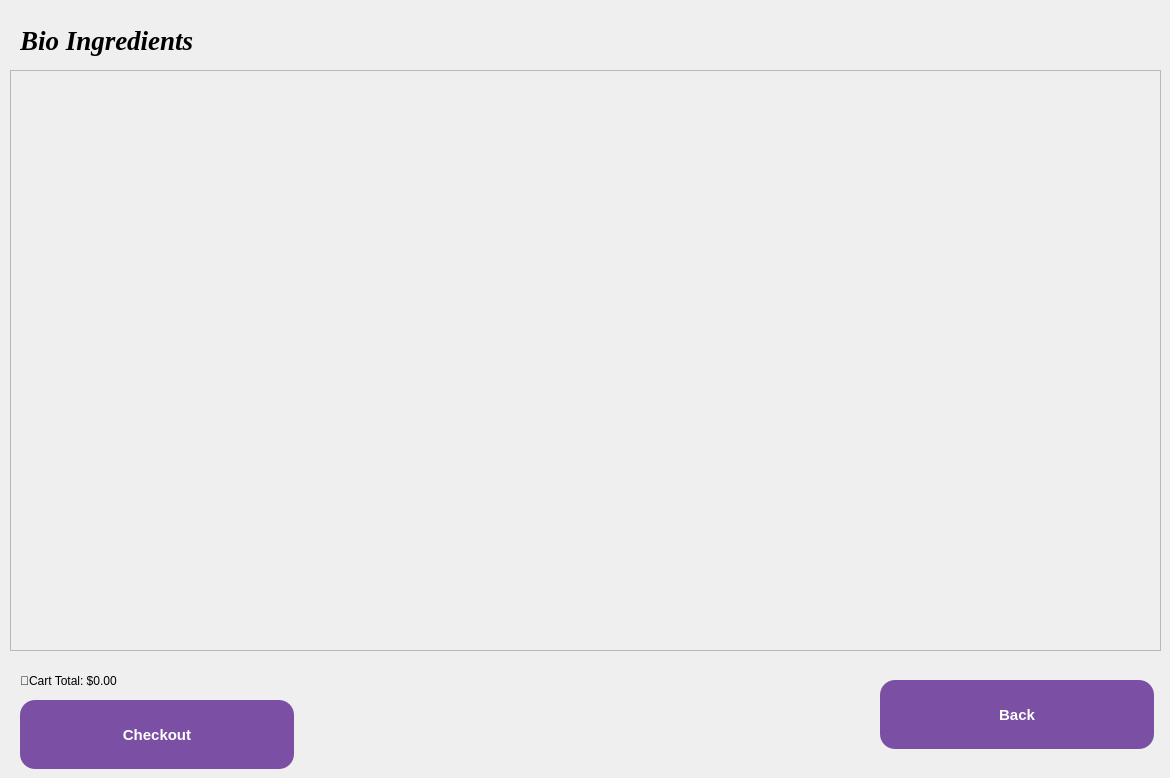
    <widget class="QWidget" name="ingredientsPage">
     <property name="styleSheet">
      <string notr="true">QWidget {
    background: qlineargradient(
        x1:0, y1:0, x2:1, y2:1,
        stop:0 #f5f0ff,
        stop:1 #ede0ff
    );
}

QScrollArea {
    background: transparent;
    border: none;
}

QScrollArea &gt; QWidget &gt; QWidget {
    background: transparent;
}</string>
     </property>
     <widget class="QLabel" name="ingredientsTitleLabel">
      <property name="geometry">
       <rect>
        <x>20</x>
        <y>20</y>
        <width>431</width>
        <height>41</height>
       </rect>
      </property>
      <property name="font">
       <font>
        <family>Times New Roman</family>
        <pointsize>20</pointsize>
        <italic>true</italic>
        <bold>true</bold>
       </font>
      </property>
      <property name="text">
       <string>Bio Ingredients</string>
      </property>
     </widget>
     <widget class="QLabel" name="cartTotalLabel">
      <property name="geometry">
       <rect>
        <x>20</x>
        <y>660</y>
        <width>161</width>
        <height>41</height>
       </rect>
      </property>
      <property name="text">
       <string>🛒Cart Total: $0.00</string>
      </property>
     </widget>
     <widget class="QPushButton" name="ingredientsBackBtn">
      <property name="geometry">
       <rect>
        <x>880</x>
        <y>680</y>
        <width>274</width>
        <height>69</height>
       </rect>
      </property>
      <property name="styleSheet">
       <string notr="true">QPushButton {
    background-color: #7b4fa3;
    color: white;
    border-radius: 15px;
    padding: 12px;
    min-width: 250px;
    min-height: 45px;
    font-size: 15px;
    font-weight: 600;
}

QPushButton:hover {
    background-color: #6a4290;
}</string>
      </property>
      <property name="text">
       <string>Back</string>
      </property>
     </widget>
     <widget class="QPushButton" name="CheckoutBtn">
      <property name="geometry">
       <rect>
        <x>20</x>
        <y>700</y>
        <width>274</width>
        <height>69</height>
       </rect>
      </property>
      <property name="styleSheet">
       <string notr="true">QPushButton {
    background-color: #7b4fa3;
    color: white;
    border-radius: 15px;
    padding: 12px;
    min-width: 250px;
    min-height: 45px;
    font-size: 15px;
    font-weight: 600;
}

QPushButton:hover {
    background-color: #6a4290;
}</string>
      </property>
      <property name="text">
       <string>Checkout</string>
      </property>
     </widget>
     <widget class="QScrollArea" name="scrollArea">
      <property name="geometry">
       <rect>
        <x>10</x>
        <y>70</y>
        <width>1151</width>
        <height>581</height>
       </rect>
      </property>
      <property name="widgetResizable">
       <bool>true</bool>
      </property>
      <widget class="QWidget" name="scrollAreaWidgetContents_2">
       <property name="geometry">
        <rect>
         <x>0</x>
         <y>0</y>
         <width>1151</width>
         <height>581</height>
        </rect>
       </property>
      </widget>
     </widget>
    </widget>
